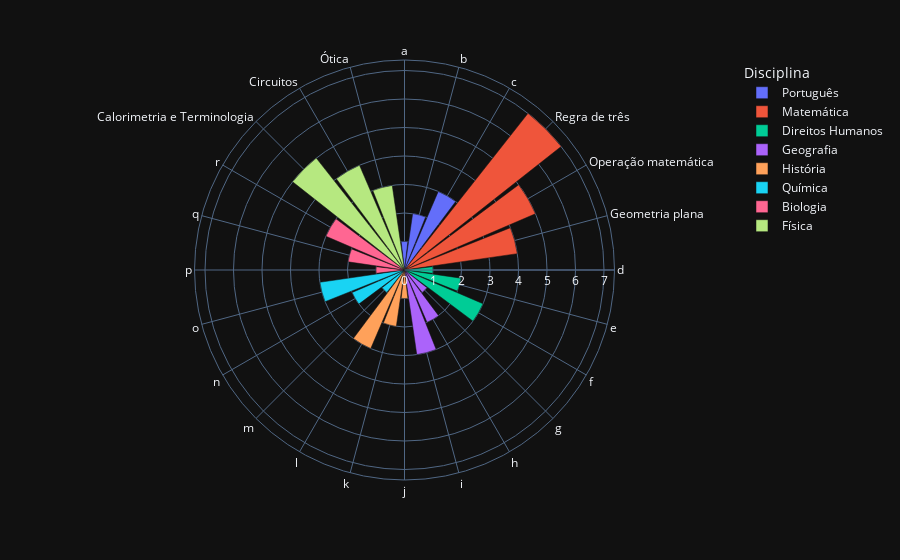

Here is the notebook cell this chart was saved with:
### Markdown cell above
Visualização Gráfico Polar

### Code cell
fig = px.bar_polar(base_materias, r= 'Quantidade de questões', theta='Tópico',
                   color='Disciplina', template='plotly_dark')
fig.show()

### Figure 1 — Plotly figure (JSON) as saved in the notebook; plotly's stock layout.template omitted (floating-point values rounded to 4 significant figures)
{"data": [{"hovertemplate": "Disciplina=Português<br>Quantidade de questões=%{r}<br>Tópico=%{theta}<extra></extra>", "legendgroup": "Português", "marker": {"color": "#636efa", "pattern": {"shape": ""}}, "name": "Português", "r": [1, 2, 3], "showlegend": true, "subplot": "polar", "theta": ["a", "b", "c"], "type": "barpolar"}, {"hovertemplate": "Disciplina=Matemática<br>Quantidade de questões=%{r}<br>Tópico=%{theta}<extra></extra>", "legendgroup": "Matemática", "marker": {"color": "#EF553B", "pattern": {"shape": ""}}, "name": "Matemática", "r": [7, 5, 4], "showlegend": true, "subplot": "polar", "theta": ["Regra de três", "Operação matemática", "Geometria plana"], "type": "barpolar"}, {"hovertemplate": "Disciplina=Direitos Humanos<br>Quantidade de questões=%{r}<br>Tópico=%{theta}<extra></extra>", "legendgroup": "Direitos Humanos", "marker": {"color": "#00cc96", "pattern": {"shape": ""}}, "name": "Direitos Humanos", "r": [1, 2, 3], "showlegend": true, "subplot": "polar", "theta": ["d", "e", "f"], "type": "barpolar"}, {"hovertemplate": "Disciplina=Geografia<br>Quantidade de questões=%{r}<br>Tópico=%{theta}<extra></extra>", "legendgroup": "Geografia", "marker": {"color": "#ab63fa", "pattern": {"shape": ""}}, "name": "Geografia", "r": [1, 2, 3], "showlegend": true, "subplot": "polar", "theta": ["g", "h", "i"], "type": "barpolar"}, {"hovertemplate": "Disciplina=História<br>Quantidade de questões=%{r}<br>Tópico=%{theta}<extra></extra>", "legendgroup": "História", "marker": {"color": "#FFA15A", "pattern": {"shape": ""}}, "name": "História", "r": [1, 2, 3], "showlegend": true, "subplot": "polar", "theta": ["j", "k", "l"], "type": "barpolar"}, {"hovertemplate": "Disciplina=Química<br>Quantidade de questões=%{r}<br>Tópico=%{theta}<extra></extra>", "legendgroup": "Química", "marker": {"color": "#19d3f3", "pattern": {"shape": ""}}, "name": "Química", "r": [1, 2, 3], "showlegend": true, "subplot": "polar", "theta": ["m", "n", "o"], "type": "barpolar"}, {"hovertemplate": "Disciplina=Biologia<br>Quantidade de questões=%{r}<br>Tópico=%{theta}<extra></extra>", "legendgroup": "Biologia", "marker": {"color": "#FF6692", "pattern": {"shape": ""}}, "name": "Biologia", "r": [1, 2, 3], "showlegend": true, "subplot": "polar", "theta": ["p", "q", "r"], "type": "barpolar"}, {"hovertemplate": "Disciplina=Física<br>Quantidade de questões=%{r}<br>Tópico=%{theta}<extra></extra>", "legendgroup": "Física", "marker": {"color": "#B6E880", "pattern": {"shape": ""}}, "name": "Física", "r": [5, 4, 3], "showlegend": true, "subplot": "polar", "theta": [" Calorimetria e Terminologia", "Circuitos", "Ótica"], "type": "barpolar"}], "layout": {"barmode": "relative", "legend": {"title": {"text": "Disciplina"}, "tracegroupgap": 0}, "margin": {"t": 60}, "polar": {"angularaxis": {"direction": "clockwise", "rotation": 90}, "domain": {"x": [0, 1], "y": [0, 1]}}}}
